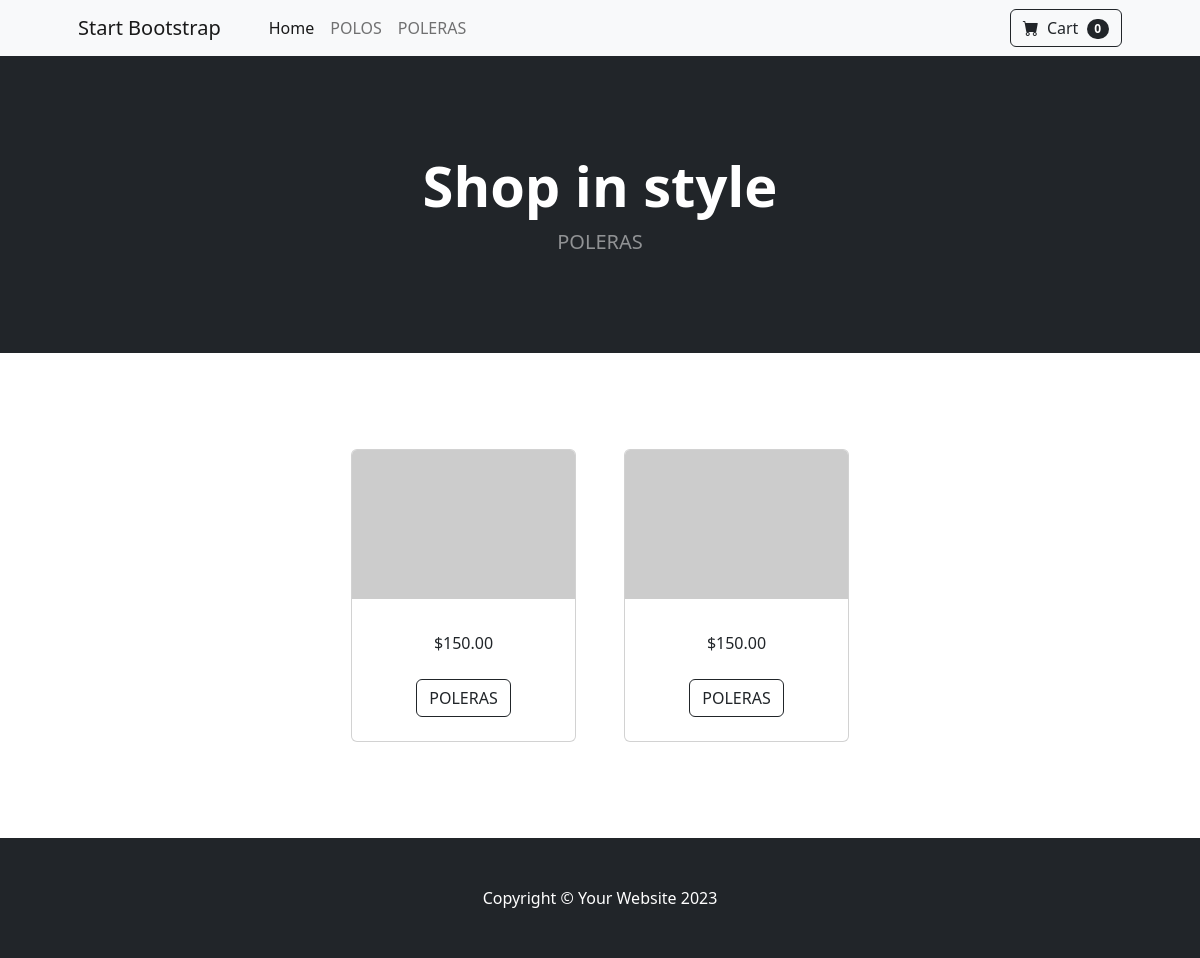
Screenshot of /categoria/2 with the database file from the repository.
### tienda/models.py (models this page shows, shortened)
class Categoria(models.Model):
    nombre = models.CharField(max_length=200)
    pub_date = models.DateTimeField(auto_now=True)

class Producto(models.Model):
    categoria = models.ForeignKey(Categoria,on_delete=models.RESTRICT)
    descripcion = models.CharField(max_length=200)
    precio = models.DecimalField(max_digits=6,decimal_places=2)
    stock = models.IntegerField(default=0)

### tienda/views.py (the view)
# urls.py: path('categoria',views.CategoriaView.as_view()),
def categoria(request,categoria_id):
    categoria = Categoria.objects.get(pk=categoria_id)
    lista_productos = categoria.producto_set.all()
    lista_categorias = Categoria.objects.all()
    context = {
        'productos':lista_productos,
        'categorias':lista_categorias,
        'categoria':categoria
    }
    return render(request,'index.html',context)

### tienda/templates/index.html (shortened to what this page needs)
{% extends 'layout.html' %}
{% block content %}
<div class="container px-4 px-lg-5 mt-5">
    <div class="row gx-4 gx-lg-5 row-cols-2 row-cols-md-3 row-cols-xl-4 justify-content-center">
        {% for prod in productos %}
        <div class="col mb-5">
            <div class="card h-100">
                <img class="card-img-top" src="https://dummyimage.com/450x300/dee2e6/6c757d.jpg" alt="..." />
                <div class="card-body p-4">
                    <div class="text-center">
                        ${{prod.precio}}
                    </div>
                </div>
                <div class="card-footer p-4 pt-0 border-top-0 bg-transparent">
                    <div class="text-center"><a class="btn btn-outline-dark mt-auto" href="#">{{prod.categoria.nombre}}</a></div>
                </div>
            </div>
        </div>
        {% endfor %}
    </div>
</div>
{% endblock %}

### tienda/templates/layout.html (shortened to what this page needs)
{% load static %}
<!DOCTYPE html>
<html lang="en">
    <head>
        <link href="https://cdn.jsdelivr.net/npm/bootstrap-icons@1.5.0/font/bootstrap-icons.css" rel="stylesheet" />
        <link href="{% static 'css/styles.css' %}" rel="stylesheet" />
    </head>
    <body>
        <nav class="navbar navbar-expand-lg navbar-light bg-light">
            <div class="container px-4 px-lg-5">
                <a class="navbar-brand" href="#!">Start Bootstrap</a>
                <div class="collapse navbar-collapse" id="navbarSupportedContent">
                    <ul class="navbar-nav me-auto mb-2 mb-lg-0 ms-lg-4">
                        <li class="nav-item"><a class="nav-link active" aria-current="page" href="#!">Home</a></li>
                        {% for cat in categorias %}
                        <li class="nav-item"><a class="nav-link" href="{% url 'tienda:categoria' cat.id %}">{{cat.nombre}}</a></li>
                        {% endfor %}
                    </ul>
                    <form class="d-flex">
                        <button class="btn btn-outline-dark" type="submit">
                            <i class="bi-cart-fill me-1"></i>
                            Cart
                            <span class="badge bg-dark text-white ms-1 rounded-pill">0</span>
                        </button>
                    </form>
                </div>
            </div>
        </nav>
        <header class="bg-dark py-5">
            <div class="container px-4 px-lg-5 my-5">
                <div class="text-center text-white">
                    <h1 class="display-4 fw-bolder">Shop in style</h1>
                    <p class="lead fw-normal text-white-50 mb-0">{{categoria.nombre}}</p>
                </div>
            </div>
        </header>
        <section class="py-5">
            {% block content %}{% endblock %}
        </section>
        <footer class="py-5 bg-dark">
            <div class="container"><p class="m-0 text-center text-white">Copyright &copy; Your Website 2023</p></div>
        </footer>
    </body>
</html>

### rows the page displays
Categoria: nombre "POLOS"
Categoria: nombre "POLERAS"
Producto: precio "150.00", categoria.nombre "POLERAS"
Producto: precio "150.00", categoria.nombre "POLERAS"
